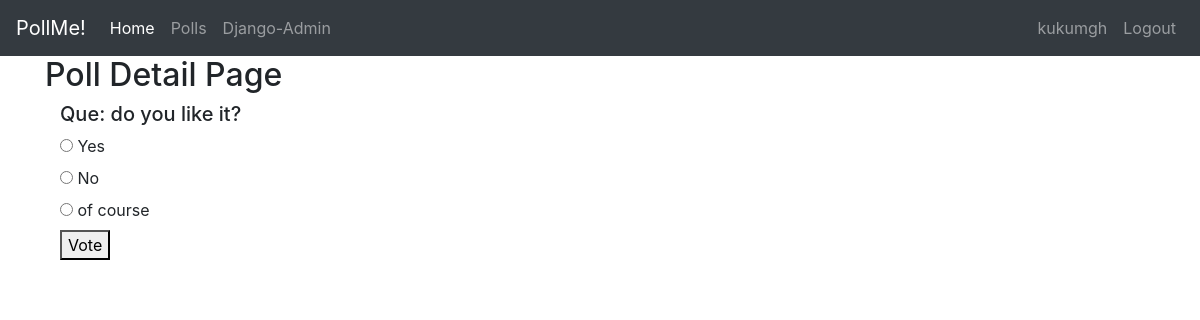
/polls/details/1/ (signed in), run on the app's committed database.
### polls/models.py (models this page shows, shortened)
class Poll(models.Model):
    owner = models.ForeignKey(User, on_delete=models.CASCADE, default=1)
    text = models.CharField(max_length=200)
    publish_date = models.DateTimeField()
    def __str__(self):
        return self.text

class Choice(models.Model):
    poll = models.ForeignKey(Poll, on_delete=models.CASCADE)
    choice_text = models.CharField(max_length=200)

### polls/views.py (the view)
# urls.py: path('details/<int:poll_id>/', views.poll_detail, name='detail'),
@login_required
def poll_detail(request, poll_id):
    poll = get_object_or_404(Poll, id=poll_id)
    context = {'poll': poll}
    return render(request, 'polls/poll_detail.html', context)

### polls/templates/polls/poll_detail.html (shortened to what this page needs)
{% extends 'base.html' %}
{% block content %}
    <div class="container">
        <h2>Poll Detail Page</h2>
        <div class="col-md-6">
            <h5>Que: {{ poll }}</h5>
            <form action="{% url 'polls:vote' poll_id=poll.id %}" method="post">
                {% for choice in poll.choice_set.all %}
                    <input type="radio" name="choice" id="choice{{ forloop.counter }}" value="{{ choice.id }}">
                    <label for="choice{{ forloop.counter }}">{{ choice.choice_text }}</label>
                    <br>
                {% endfor %}
                <button type="submit">Vote</button>
            </form>
        </div>
    </div>
{% endblock %}

### templates/includes/navbar.html (shortened to what this page needs)
<nav class="navbar navbar-expand-lg navbar-dark bg-dark">
    <a class="navbar-brand" href="{% url 'home' %}">PollMe!</a>
    <div class="collapse navbar-collapse" id="navbarNav">
        <div class="navbar-nav">
            <a class="nav-item nav-link active" href="{% url 'home' %}">Home <span class="sr-only">(current)</span></a>
            <a class="nav-item nav-link" href="{% url 'polls:list' %}">Polls</a>
            <a class="nav-item nav-link" href="admin/">Django-Admin</a>
        </div>
        <div class="navbar-nav ml-auto">
            {% if request.user.is_authenticated %}
                <span class="nav-item nav-link">{{ request.user }}</span> <a class="nav-item nav-link" href="{% url 'accounts:logout' %}">Logout</a>
            {% else %}
                <a class="nav-item nav-link" href="{% url 'accounts:login' %}">Login</a>
            {% endif %}
        </div>
    </div>
</nav>

### data on the page
Poll: text "do you like it?"
Choice: choice_text "Yes"
Choice: choice_text "No"
Choice: choice_text "of course"

### other printed values
{{ request.user }} "kukumgh"
